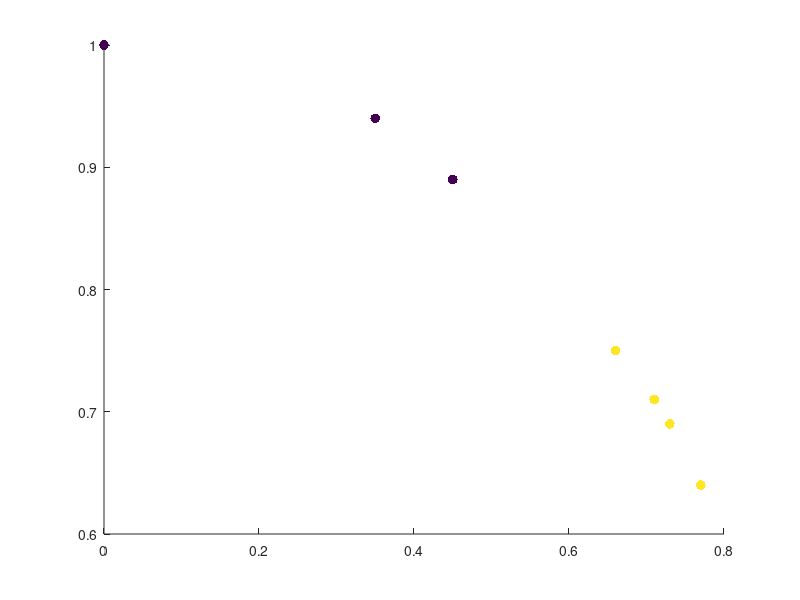

MATLAB code for this plot:
X_T=[0,1;
0.45,0.89;
0.35,0.94;
0,1;
0.73,0.69;
0.66,0.75;
0.77,0.64;
0.71,0.71]

Y=[-1;-1;-1;-1;+1;+1;+1;+1]

X=X_T'

N=size(X_T,1); %Number of instances  = Number of rows.
num_features=size(X_T,2);
w=zeros(num_features,1);

maxIter=2;

Y_colour=Y+2;

figure(1);
scatter(X(1,:),X(2,:),50,Y_colour,'filled')


for iter=1:maxIter
  for n=1:N
    x=X(:,n);
    y_pred = w'*x;
    
    y=Y(n,1);
    
    if (y_pred*y<=0) %upon error
      w=w+y*x;
      w
      
    endif
        
  endfor
endfor